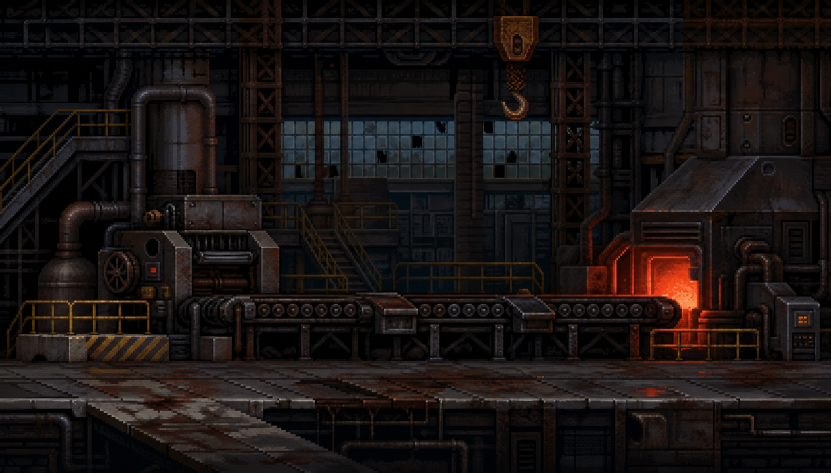
#> input picture docs/images/scenes/scene-factory.png, 1662 x 946 px, found by its file name (shown at 1/2 size)
$ python -i make-art.py   (imports and definitions only)
#> lines starting #> are read from the running program, lines starting #| are printed output that depends on the picture
"""Author composition using unchanged Terraria tile/sprite pixels. Optional Pillow tool, not part of build."""
from PIL import Image,ImageDraw
import json,random
from pathlib import Path
# [2 lines not run here, left out]
def sprite(icon):
 s,x,y,w,h=d['sprites']['icons'][icon.split('/')[-1]]
 return Image.open(public/'images'/Path(d['sprites']['sheets'][s]['file']).name).convert('RGBA').crop((x,y,x+w,y+h))
def tile(name):
 im=Image.open(public/'images/source-tiles'/name).convert('RGBA')
 return im.crop((18,18,34,34)) if name.startswith('Tiles') else im.crop((40,40,56,56))
# [1 line that did not run here, left out]
im=Image.new('RGBA',(640,400)); dr=ImageDraw.Draw(im)
#> im: PIL image 640x400 RGBA; every value is 0
#> `icon=Image.new('RGBA',(192,192),'#121c21');p=ImageDraw.Draw(icon);p.ro..`:
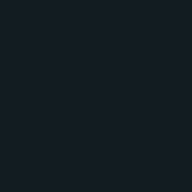
#> icon: PIL image 192x192 RGBA; mean R, G, B, A 18, 28, 33, 255
# [5 lines not run here, left out]
def put(t,x,y):im.alpha_composite(t,(int(x),int(y)))
# [18 lines not run here, left out]
# Windows and authentic interior objects.
dr=ImageDraw.Draw(im)
# [13 lines not run here, left out]

>>> result = tile('../docs/images/scenes/scene-factory.png')
#> in tile (call 5), `return im.crop((18,18,34,34)) if name.startswith('Tiles') else im.crop..`:
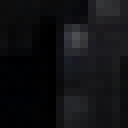
#> returned value: PIL image 16x16 RGBA (shown 8 times larger); mean R, G, B, A 16.1, 16.4, 18.9, 255
